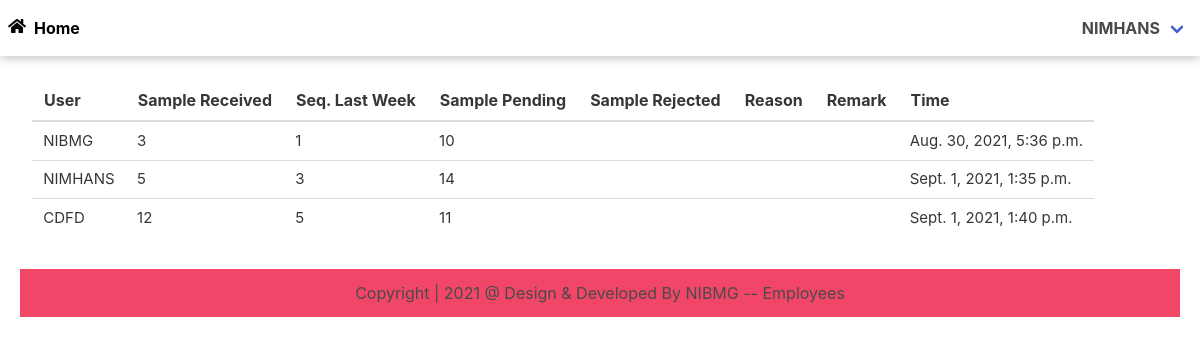
Screenshot of / (signed in) with the database file from the repository.
### app/models.py (models this page shows, shortened)
class Data(models.Model):
    user = models.ForeignKey(User, verbose_name="username", on_delete=models.CASCADE, null=True, blank=True)
    Sample_received = models.IntegerField()
    Sequence_last = models.IntegerField()
    Sample_pending = models.IntegerField(null=True, blank=True)
    Sample_rejected = models.IntegerField(null=True, blank=True)
    Reason = models.CharField(max_length=200, blank=True)
    Remark = models.CharField(max_length=200, blank=True)
    Time = models.DateTimeField(auto_now_add=True)

### app/views.py (the view)
# urls.py: path('', HomeView.as_view(), name="home"),
class HomeView(TemplateView):
    def get(self, request):
        q = Data.objects.filter(Time__in=Data.objects.values('user')
                                .annotate(Max('Time')).values_list('Time__max'))
        return render(request, 'app/home.html', {'data': q})

### app/templates/app/home.html
{% extends 'app/base.html' %}
{% load static %}
{% block content %}
<div class="table-container is-fluid">
    <table class="table is-hoverable">
                <thead>
                    <tr>
                      <th scope="col">User</th>
                      <th scope="col">Sample Received</th>
                      <th scope="col">Seq. Last Week</th>
                      <th scope="col">Sample Pending</th>
                      <th scope="col">Sample Rejected</th>
                      <th scope="col">Reason</th>
                      <th scope="col">Remark</th>
                      <th scope="col">Time</th>
                    </tr>
              </thead>
              <tbody>
                      {%  for d in data %}
                             <tr style="font-size:15px;">
                                 <td>{{d.user}}</td>
                                  <td>{{d.Sample_received}}</td>
                                  <td>{{d.Sequence_last}}</td>
                                  <td>{{d.Sample_pending}}</td>
                                  <td>{{d.sample_rejected}}</td>
                                  <td>{{d.Reason}}</td>
                                  <td>{{d.Remark}}</td>
                                  <td>{{d.Time}}</td>
                             </tr>
                     {% endfor %}
              </tbody>
    </table>
</div>
{% endblock content %}

### app/templates/app/base.html (shortened to what this page needs)
<!DOCTYPE html>
{% load static %}
<html lang="en">
<head>
  <link rel="stylesheet" href="{% static 'app/css/bulma.min.css' %}">
  <link rel="stylesheet" href="{% static 'app/css/my.css' %}">
  <link rel="stylesheet" href="https://cdnjs.cloudflare.com/ajax/libs/font-awesome/5.15.4/css/all.min.css"
 />
</head>
<body>
  <nav class="navbar is-fixed-top box-shadow-y">
    <div class="navbar-brand toggler">
      <a class="navbar-item has-text-weight-bold has-text-black is-link" href="{% url 'home' %}">
        <i class="fas fa-home icon" style="margin-top:10px;"></i>Home
      </a>
    </div>
    <div id="navbarid" class="navbar-menu">
      <div class="navbar-end">
        <div class="navbar-item has-dropdown is-hoverable">
          {% if request.user.is_authenticated %}
          <a class="navbar-link is-danger is-right" href="{% url 'profile' %}">
            <strong>{{user}}</strong>
          </a>
          {% endif %}
        </div>
      </div>
    </div>
  </nav>
  <div class="container is-fluid" style="margin-top:80px;">
    {% block content %}
    {% endblock content %}
  </div>
  <footer>
    <div class="container is-fluid is-mobile pt-5" style="margin-top:20px;">
      <div class="columns">
        <div class="column is-12 has-background-danger has-text-centered">
          <h4 class="text is-2 is-center"> Copyright | 2021 @ Design & Developed By NIBMG --
            Employees</h4>
        </div>
      </div>
    </div>
  </footer>
</body>
</html>

### app/static/app/css/my.css (style rules this page uses)
.icon { height:30px; width:30px; vertical-align:baseline; display:inline-flex; justify-content:center; align-item:center; }
.box-shadow-y { box-shadow: 0px 2px 10px rgba(0, 0, 0, 0.25) }

### rows the page displays
Data: user "NIBMG", Sample_received "3", Sequence_last "1", Sample_pending "10", Time "Aug. 30, 2021, 5:36 p.m."
Data: user "NIMHANS", Sample_received "5", Sequence_last "3", Sample_pending "14", Time "Sept. 1, 2021, 1:35 p.m."
Data: user "CDFD", Sample_received "12", Sequence_last "5", Sample_pending "11", Time "Sept. 1, 2021, 1:40 p.m."

### other values shown
{{ user }} "NIMHANS"
